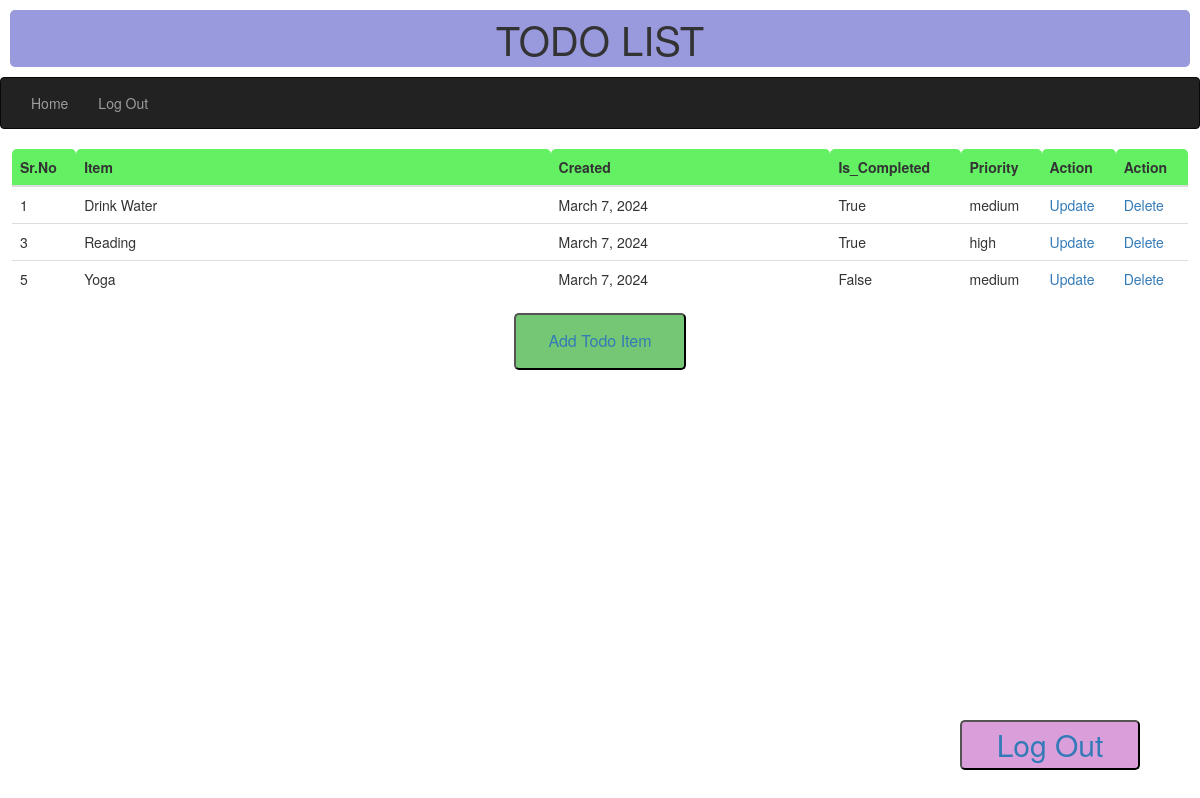
The app's page / (signed in) with its own data.
### app/models.py (models this page shows, shortened)
class Todolist(models.Model):
  PRIORITY_CHOICES = (('low', 'Low'),('medium', 'Medium'), ('high','High'))
  user = models.ForeignKey(User, on_delete=models.CASCADE)
  item = models.CharField(max_length=255)
  is_completed = models.BooleanField(default=False,null=True)
  created = models.DateField(auto_now_add=True)
  priority = models.CharField(choices=PRIORITY_CHOICES,max_length=255)

### app/views.py (the view)
# urls.py: path("", get, name='home'),
def get(request):
  if "username" in request.session.keys():
    username_obj = User.objects.get(username = request.session['username'])
    if request.method == 'GET':
      model = Todolist.objects.filter(user = username_obj.id)
    return render(request, 'home.html',{'model': model})
  else :
    return redirect('login')

### app/templates/home.html (shortened to what this page needs)
{% load static%}
<!DOCTYPE html>
<html lang="en">
<head>
  <link rel="stylesheet" href="https://maxcdn.bootstrapcdn.com/bootstrap/3.4.1/css/bootstrap.min.css">
  <link rel="stylesheet" href="{% static '/css/styles.css' %}">
</head>
<body>
  <header>
    <p class="mainpage-heading">TODO LIST</p>
    <nav class="navbar navbar-inverse">
      <div class="container-fluid">
        <ul class="nav navbar-nav">
          <li><a href="">Home</a></li>
          <li><a id="logout" href="logout/">Log Out</a></li>
        </ul>
      </div>
    </nav>
  </header>
  <table class="table">
    <thead>
      <tr>
        <th scope="col" class="tableheading1">Sr.No</th>
        <th scope="col" class="tableheading2">Item</th>
        <th scope="col" class="tableheading3">Created</th>
        <th scope="col" class="tableheading4">Is_Completed</th>
        <th scope="col" class="tableheading5">Priority</th>
        <th scope="col" class="tableheading6">Action</th>
        <th scope="col" class="tableheading7">Action</th>
      </tr>
    </thead>
    <tbody>
      {% for i in model %}
      <tr>
        <td>{{i.id}}</td>
        <td>{{i.item}}</td>
        <td>{{i.created}}</td>
        <td>{{i.is_completed}}</td>
        <td>{{i.priority}}</td>
        <td><a href="{% url 'update' i.id %}">Update</a></td>
        <td><a href="{% url 'delete' i.id %}">Delete</a></td>
      </tr>
      {% endfor %}
    </tbody>
  </table>
  <center><button class="button"><a href="{% url 'post'  %}"> Add Todo Item </a></button></center>
  <center><button class="logout-button"><a href="{% url 'logout'  %}"> Log Out</a></button></center>
</body>
</html>

### app/static/css/styles.css (style rules this page uses)
.button { background-color: rgb(117, 199, 117); color: black; padding: 15px 32px; text-align: center; display: inline-block; font-size: 16px; margin: 4px 2px; cursor: pointer; border-radius:5px; }
.logout-button { font-size:30px; color : black; height:50px; width:180px; background-color:rgb(218, 159, 218); border-radius: 5px; position : fixed; top: 90%; left: 80%; }
.mainpage-heading { font-size:40px; background-color: rgb(153, 153, 221); text-align: center; border-radius:5px; margin:10px; }
.tableheading1 { background-color:rgb(99, 241, 99); width:20px; border-top-left-radius: 5px; border-top-right-radius: 5px; }
.tableheading2 { background-color:rgb(99, 241, 99); width:390px; border-top-left-radius: 5px; border-top-right-radius: 5px; }
.tableheading3 { background-color:rgb(99, 241, 99); width:230px; border-top-left-radius: 5px; border-top-right-radius: 5px; }
.tableheading4 { background-color:rgb(99, 241, 99); width:20px; border-top-left-radius: 5px; border-top-right-radius: 5px; }
.tableheading5 { background-color:rgb(99, 241, 99); width:20px; border-top-left-radius: 5px; border-top-right-radius: 5px; }
.tableheading6 { background-color:rgb(99, 241, 99); width:20px; border-top-left-radius: 5px; border-top-right-radius: 5px; }
.tableheading7 { background-color:rgb(99, 241, 99); width:20px; border-top-left-radius: 5px; border-top-right-radius: 5px; }
.table { width:98%; margin:12px; border-radius:5px; }

### records on screen
Todolist: id "1", item "Drink Water", created "March 7, 2024", is_completed "True", priority "medium"
Todolist: id "3", item "Reading", created "March 7, 2024", is_completed "True", priority "high"
Todolist: id "5", item "Yoga", created "March 7, 2024", is_completed "False", priority "medium"
